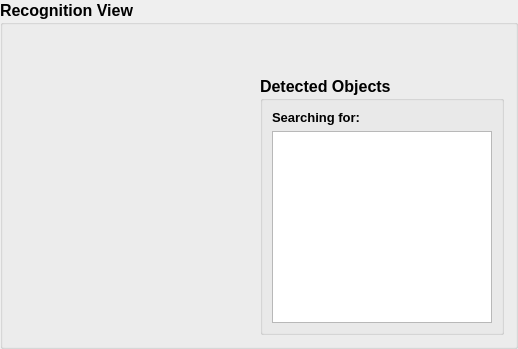
       <widget class="QGroupBox" name="groupBox_2">
        <property name="sizePolicy">
         <sizepolicy hsizetype="Preferred" vsizetype="Preferred">
          <horstretch>0</horstretch>
          <verstretch>0</verstretch>
         </sizepolicy>
        </property>
        <property name="font">
         <font>
          <pointsize>12</pointsize>
          <weight>75</weight>
          <bold>true</bold>
         </font>
        </property>
        <property name="title">
         <string>Recognition View</string>
        </property>
        <layout class="QGridLayout" name="gridLayout">
         <item row="1" column="1">
          <widget class="QGroupBox" name="groupBox_7">
           <property name="sizePolicy">
            <sizepolicy hsizetype="Preferred" vsizetype="Expanding">
             <horstretch>0</horstretch>
             <verstretch>0</verstretch>
            </sizepolicy>
           </property>
           <property name="minimumSize">
            <size>
             <width>130</width>
             <height>0</height>
            </size>
           </property>
           <property name="title">
            <string>Detected Objects</string>
           </property>
           <layout class="QVBoxLayout" name="verticalLayout_9">
            <item>
             <widget class="QLabel" name="label_now_search_name">
              <property name="text">
               <string>&lt;html&gt;&lt;head/&gt;&lt;body&gt;&lt;p&gt;&lt;span style=&quot; font-size:10pt;&quot;&gt;Searching for:&lt;/span&gt;&lt;/p&gt;&lt;/body&gt;&lt;/html&gt;</string>
              </property>
             </widget>
            </item>
            <item>
             <widget class="QListWidget" name="listWidget_yolo_predcited_items">
              <property name="sizePolicy">
               <sizepolicy hsizetype="Expanding" vsizetype="Expanding">
                <horstretch>0</horstretch>
                <verstretch>0</verstretch>
               </sizepolicy>
              </property>
              <property name="minimumSize">
               <size>
                <width>220</width>
                <height>180</height>
               </size>
              </property>
              <property name="maximumSize">
               <size>
                <width>220</width>
                <height>230</height>
               </size>
              </property>
              <property name="font">
               <font>
                <family>黑体</family>
                <pointsize>8</pointsize>
               </font>
              </property>
             </widget>
            </item>
           </layout>
          </widget>
         </item>
         <item row="1" column="0">
          <layout class="QVBoxLayout" name="verticalLayout_2">
           <property name="spacing">
            <number>0</number>
           </property>
           <property name="leftMargin">
            <number>0</number>
           </property>
           <property name="topMargin">
            <number>7</number>
           </property>
           <property name="rightMargin">
            <number>0</number>
           </property>
           <property name="bottomMargin">
            <number>7</number>
           </property>
           <item>
            <widget class="QLabel" name="label_2">
             <property name="minimumSize">
              <size>
               <width>240</width>
               <height>9</height>
              </size>
             </property>
             <property name="maximumSize">
              <size>
               <width>240</width>
               <height>9</height>
              </size>
             </property>
             <property name="lineWidth">
              <number>0</number>
             </property>
             <property name="text">
              <string/>
             </property>
             <property name="pixmap">
              <pixmap resource="../res/app.qrc">:/png/png/near_far_p.png</pixmap>
             </property>
             <property name="scaledContents">
              <bool>true</bool>
             </property>
             <property name="alignment">
              <set>Qt::AlignCenter</set>
             </property>
            </widget>
           </item>
           <item>
            <widget class="QLabel" name="label_img_predicted">
             <property name="minimumSize">
              <size>
               <width>240</width>
               <height>180</height>
              </size>
             </property>
             <property name="maximumSize">
              <size>
               <width>240</width>
               <height>180</height>
              </size>
             </property>
             <property name="lineWidth">
              <number>0</number>
             </property>
             <property name="text">
              <string/>
             </property>
             <property name="pixmap">
              <pixmap resource="../res/app.qrc">:/png/png/v_depth.jpg</pixmap>
             </property>
             <property name="scaledContents">
              <bool>true</bool>
             </property>
             <property name="alignment">
              <set>Qt::AlignCenter</set>
             </property>
             <property name="indent">
              <number>-1</number>
             </property>
            </widget>
           </item>
          </layout>
         </item>
         <item row="0" column="0">
          <spacer name="verticalSpacer_10">
           <property name="orientation">
            <enum>Qt::Vertical</enum>
           </property>
           <property name="sizeHint" stdset="0">
            <size>
             <width>20</width>
             <height>40</height>
            </size>
           </property>
          </spacer>
         </item>
         <item row="0" column="1">
          <spacer name="verticalSpacer_11">
           <property name="orientation">
            <enum>Qt::Vertical</enum>
           </property>
           <property name="sizeHint" stdset="0">
            <size>
             <width>20</width>
             <height>40</height>
            </size>
           </property>
          </spacer>
         </item>
        </layout>
       </widget>
